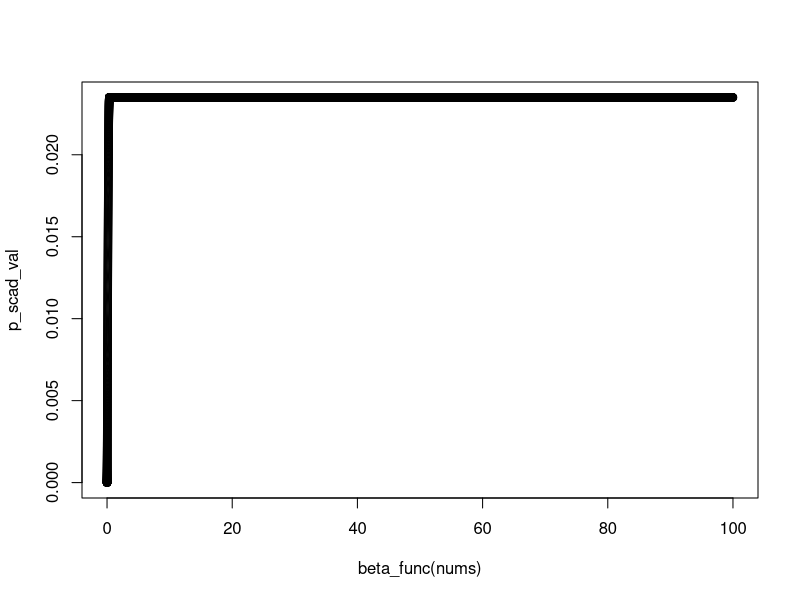
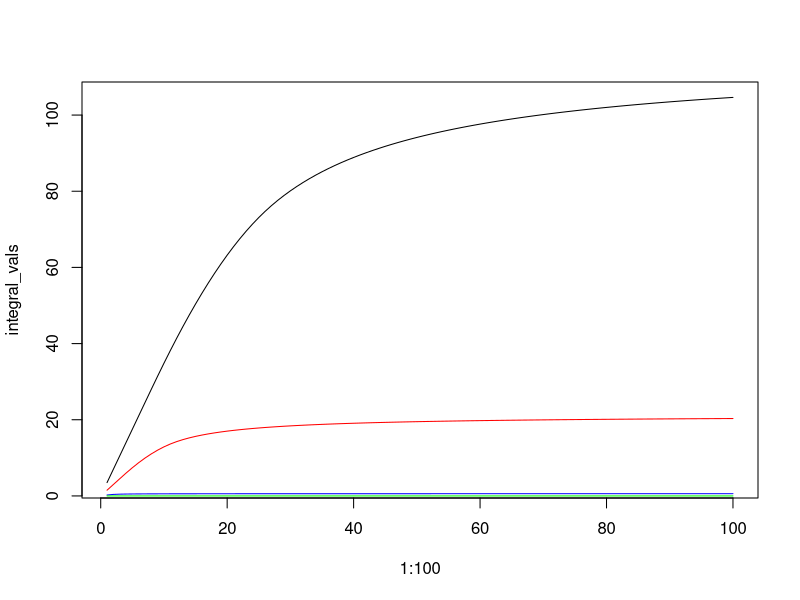

R code for these plots, in order:
##### SCAD Function #####

### Defining Function
p_scad <- function(beta, lambda, a){
  
  vals = c()
  
  for (i in 1:length(beta)) {
    
    if (0 <= beta[i] & beta[i] <= lambda){
      vals[i] <- lambda*beta[i]
    }
    
    if (lambda < beta[i] & beta[i] < a*lambda){
      vals[i] <- -(beta[i]^2 - 2*a*lambda*beta[i] + lambda^2)/(2*(a - 1))
    }
    
    if (beta[i] >= a*lambda){
      vals[i] <- ((a + 1)*lambda^2)/2
    }
    
  }

  return(as.numeric(vals))
  
}

### Defining beta values
beta_func <- function(nums){
  vals <- nums^2
  return(vals)
}

nums = seq(0, 10, 0.001)

### Running function
p_scad_val <- p_scad(beta_func(nums), 0.1, 3.7)

plot(beta_func(nums), p_scad_val)


### Integrating
integral_vals = c()
for (i in 1:100) {
 integral_vals[i] <- integrate(p_scad, a = 3.7, lambda = 7, 0, i)[[1]]/i
}

plot(1:100, integral_vals, type = "l")

integral_vals = c()
for (i in 1:100) {
  integral_vals[i] <- integrate(p_scad, a = 3.7, lambda = 3, 0, i)[[1]]/i
}

lines(1:100, integral_vals, col = "red")

integral_vals = c()
for (i in 1:100) {
  integral_vals[i] <- integrate(p_scad, a = 3.7, lambda = 0.5, 0, i)[[1]]/i
}

lines(1:100, integral_vals, col = "blue")

integral_vals = c()
for (i in 1:100) {
  integral_vals[i] <- integrate(p_scad, a = 3.7, lambda = 0, 0, i)[[1]]/i
}

lines(1:100, integral_vals, col = "green")

